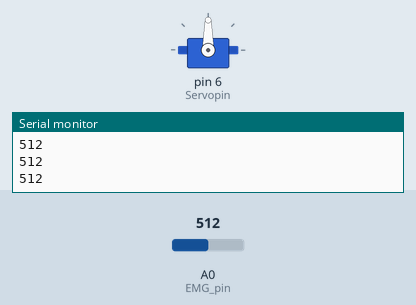
Recording of a sketch running on a simulated Arduino Uno, built with avr-gcc and run on an emulated ATmega328P. Parts: servo, the last lines printed to the serial monitor. The test bench sets the inputs (shaded band); at power-on: A0 (EMG_pin) = 512.

Above: at 1.3 s.
1.4 s: A0 (EMG_pin) set to 79
2.9 s: A0 (EMG_pin) set to 67
At 3.7 s:
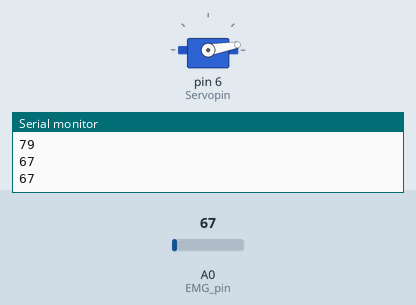
4.5 s: A0 (EMG_pin) set to 122
At 4.9 s:
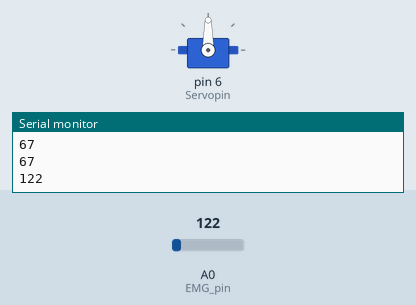
6.0 s: A0 (EMG_pin) set to 60
At 7.3 s:
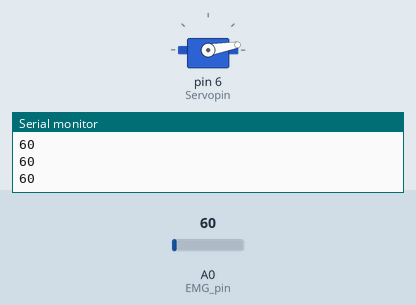
Timing chart, 0 to 8.5 s (numbered marks = the images above; inputs shaded):
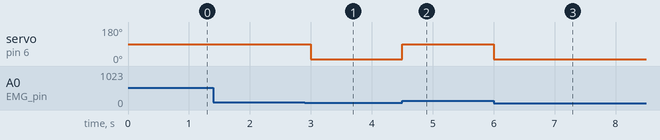

The sketch:

servo_emg.ino
```cpp
#include <Servo.h>

#define THRESHOLD 70
#define EMG_pin 0
#define Servopin 6
Servo servo1;
int pos = 90;


void setup() {
 Serial.begin(9600);
 servo1.attach(Servopin);

}

void loop() {
   int value = analogRead(EMG_pin);
   if ( value > THRESHOLD) {
    servo1.write(90);
   }
   else {
    servo1.write(10);
   }
   Serial.println(value);
   delay(500);
}
```

Measured:
- the behaviour switches between 71 and 70 on A0 (EMG_pin) (found by bisection; images 0 and 1)
- after the input at 2.9 s, servo on pin 6 (Servopin): 90° → 10° after 0.10 s
- after the input at 4.5 s, servo on pin 6 (Servopin): 10° → 90° at once
- after the input at 6.0 s, servo on pin 6 (Servopin): 90° → 10° at once
